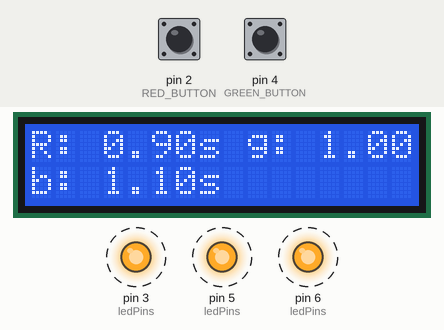
A sketch run on a simulated Arduino Uno, built with avr-gcc and run on an emulated ATmega328P. Parts: 16×2 character LCD, output pins drawn as LEDs (lit = HIGH). Dashed ring = blinking. Inputs (shaded band) come from the test bench; at power-on: pin 2 (RED_BUTTON) HIGH, pin 4 (GREEN_BUTTON) HIGH.

Above: at 1.2 s.
1.3 s: pin 2 (RED_BUTTON) pulled LOW for 0.15 s
At 1.7 s:
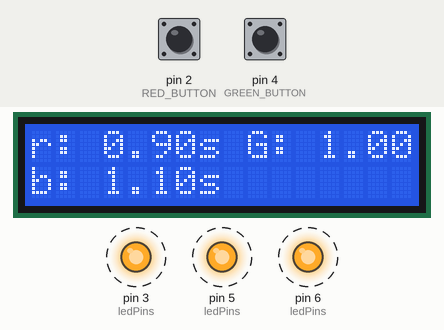
2.0 s: pin 2 (RED_BUTTON) pulled LOW for 1 s
At 3.48 s:
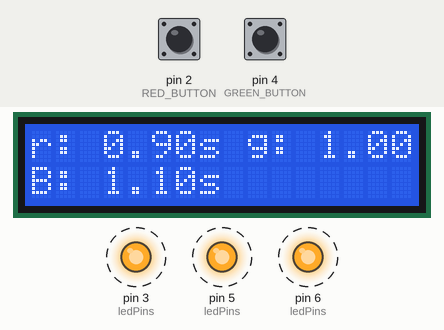
3.6 s: pin 4 (GREEN_BUTTON) pulled LOW for 0.15 s
At 3.88 s:
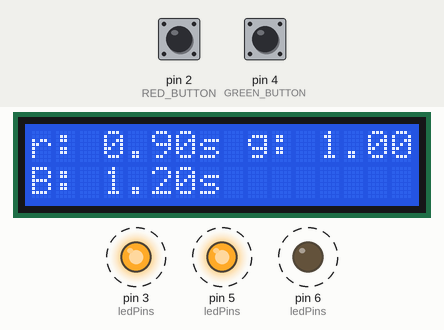
4.3 s: pin 2 (RED_BUTTON) pulled LOW for 0.15 s
At 4.9 s:
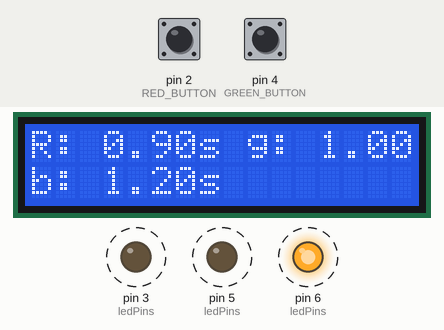
5.0 s: pin 2 (RED_BUTTON) pulled LOW for 3.2 s
At 8.9 s:
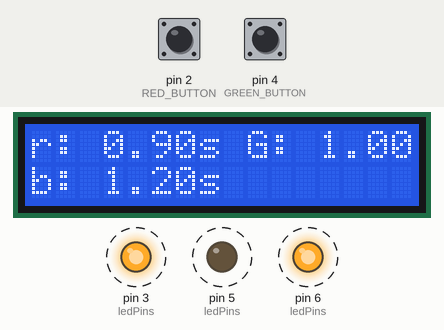
9.7 s: pin 4 (GREEN_BUTTON) pulled LOW for 1 s
At 12.05 s:
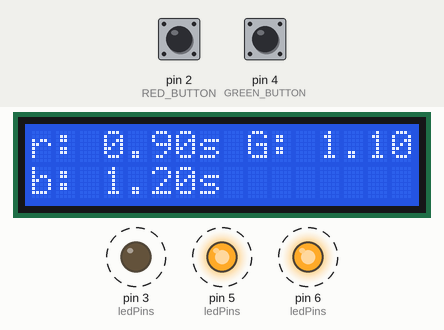
Timing chart, 0 to 12.3 s (numbered marks = the images above; inputs shaded):
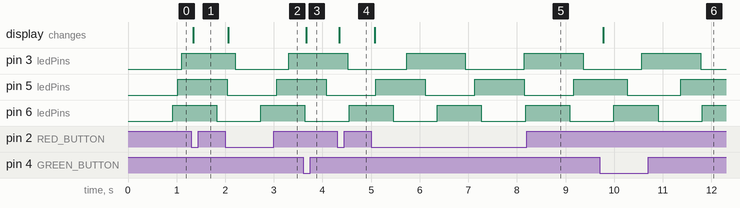

The sketch:

kod02.ino
```cpp
#include <Arduino.h>
#include <LiquidCrystal_I2C.h>

#define LED_RED 6
#define LED_GREEN 5
#define LED_BLUE 3

#define RED_BUTTON 2
#define GREEN_BUTTON 4

#define DEBOUNCE_PERIOD 10UL

/*
Napisz program, który będzie migał trzema kolorami diody RGB.

Każdy kolor diody ma mieć zmienny czas migania wyrażony w milisekundach.
Program startuje z czasami R-0,9s, G-1,0s, B-1,1s.
Proszę wykorzystać przyciski do zmiany wartości czasów migania. Można przyjąć, że przycisk czerwony
wybiera aktualną diodę do zmiany wartości, a zielony zmienia wartość migania cyklicznie w przedziale 0,5s - 2,0s z krokiem co 0,1s.
Aktualna nastawa czasu jest wyświetlana na wyświetlaczu LCD.
Program przygotować tak, aby nie blokować przełączania diod wzajemnie, nie blokować wykonania programu.
*/

unsigned long blinkTimes[3] = {900, 1000, 1100};
unsigned long previousMillis[3] = {0, 0, 0};
int ledPins[3] = {LED_RED, LED_GREEN, LED_BLUE};
int currentLedIndex = 0;

int red_debounced_button_state = HIGH;
int red_previous_reading = HIGH;
unsigned long red_last_change_time = 0UL;

int green_debounced_button_state = HIGH;
int green_previous_reading = HIGH;
unsigned long green_last_change_time = 0UL;

LiquidCrystal_I2C lcd(0x27, 16, 2);

void setup()
{
    for (int i = 0; i < 3; i++)
    {
        pinMode(ledPins[i], OUTPUT);
    }

    pinMode(RED_BUTTON, INPUT_PULLUP);
    pinMode(GREEN_BUTTON, INPUT_PULLUP);

    lcd.init();
    lcd.backlight();
}

void displayBlinkTime(int index, char ledChar, float time)
{
    if (currentLedIndex == index)
    {
        lcd.print((char)toupper(ledChar));
    }
    else
    {
        lcd.print((char)tolower(ledChar));
    }
    lcd.print(": ");
    lcd.print(time);
    lcd.print("s ");
}

bool is_button_pressed(int button, int *debounced_button_state, int *previous_reading, unsigned long *last_change_time)
{
    bool isPressed = false;

    int current_reading = digitalRead(button);

    if (*previous_reading != current_reading)
    {
        *last_change_time = millis();
    }

    if (millis() - *last_change_time > DEBOUNCE_PERIOD)
    {
        if (current_reading != *debounced_button_state)
        {
            if (*debounced_button_state == HIGH && current_reading == LOW)
            {
                isPressed = true;
            }
            *debounced_button_state = current_reading;
        }
    }

    *previous_reading = current_reading;

    return isPressed;
}

void loop()
{
    unsigned long currentMillis = millis();
    if (is_button_pressed(RED_BUTTON, &red_debounced_button_state, &red_previous_reading, &red_last_change_time))
    {
        currentLedIndex = (currentLedIndex + 1) % 3;
    }
    if (is_button_pressed(GREEN_BUTTON, &green_debounced_button_state, &green_previous_reading, &green_last_change_time))
    {
        blinkTimes[currentLedIndex] += 100;
        if (blinkTimes[currentLedIndex] > 2000)
        {
            blinkTimes[currentLedIndex] = 500;
        }
    }

    for (int i = 0; i < 3; i++)
    {
        if (currentMillis - previousMillis[i] >= blinkTimes[i])
        {
            previousMillis[i] = currentMillis;
            digitalWrite(ledPins[i], !digitalRead(ledPins[i]));
        }
    }

    lcd.setCursor(0, 0);
    displayBlinkTime(0, 'r', blinkTimes[0] / 1000.0);
    displayBlinkTime(1, 'g', blinkTimes[1] / 1000.0);

    lcd.setCursor(0, 1);
    displayBlinkTime(2, 'b', blinkTimes[2] / 1000.0);
}
```

Measured:
- after the input at 1.3 s, the display: changes at once (image 1)
- after the input at 2.0 s, the display: changes after 0.06 s (image 2)
- after the input at 3.6 s, the display: changes after 0.07 s (image 3)
- after the input at 4.3 s, the display: changes after 0.05 s (image 4)
- after the input at 5.0 s, the display: changes after 0.07 s (image 5)
- after the input at 9.7 s, the display: changes after 0.07 s (image 6)
- by itself, pin 3 (ledPins): alternates HIGH for 1.2 s and LOW for 1.2 s
- by itself, pin 5 (ledPins): alternates HIGH for 1.0 s and LOW for 1.0 s
